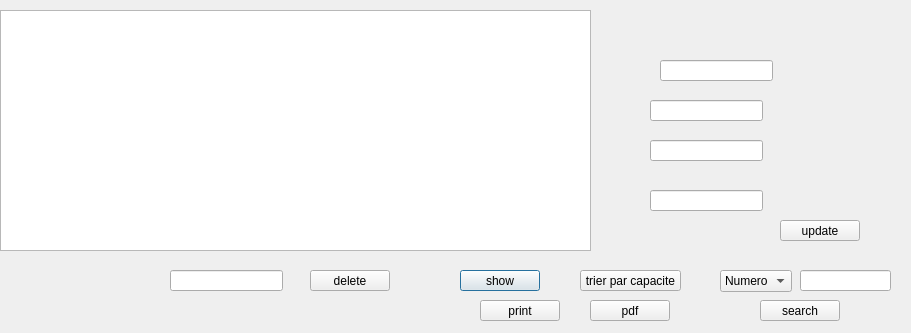
<?xml version="1.0" encoding="UTF-8"?>
<ui version="4.0">
 <class>SecDialog</class>
 <widget class="QDialog" name="SecDialog">
  <property name="geometry">
   <rect>
    <x>0</x>
    <y>0</y>
    <width>911</width>
    <height>333</height>
   </rect>
  </property>
  <property name="windowTitle">
   <string>Dialog</string>
  </property>
  <widget class="QTableView" name="tableView">
   <property name="geometry">
    <rect>
     <x>0</x>
     <y>10</y>
     <width>591</width>
     <height>241</height>
    </rect>
   </property>
   <property name="autoFillBackground">
    <bool>false</bool>
   </property>
   <property name="sizeAdjustPolicy">
    <enum>QAbstractScrollArea::AdjustToContents</enum>
   </property>
  </widget>
  <widget class="QPushButton" name="pushButton">
   <property name="geometry">
    <rect>
     <x>460</x>
     <y>270</y>
     <width>80</width>
     <height>21</height>
    </rect>
   </property>
   <property name="text">
    <string>show</string>
   </property>
  </widget>
  <widget class="QPushButton" name="delete_2">
   <property name="geometry">
    <rect>
     <x>310</x>
     <y>270</y>
     <width>80</width>
     <height>21</height>
    </rect>
   </property>
   <property name="text">
    <string>delete</string>
   </property>
  </widget>
  <widget class="QLineEdit" name="search">
   <property name="geometry">
    <rect>
     <x>170</x>
     <y>270</y>
     <width>113</width>
     <height>21</height>
    </rect>
   </property>
  </widget>
  <widget class="QPushButton" name="update">
   <property name="geometry">
    <rect>
     <x>780</x>
     <y>220</y>
     <width>80</width>
     <height>21</height>
    </rect>
   </property>
   <property name="text">
    <string>update</string>
   </property>
  </widget>
  <widget class="QLineEdit" name="lineEdit">
   <property name="geometry">
    <rect>
     <x>660</x>
     <y>60</y>
     <width>113</width>
     <height>21</height>
    </rect>
   </property>
  </widget>
  <widget class="QLineEdit" name="lineEdit_2">
   <property name="geometry">
    <rect>
     <x>650</x>
     <y>100</y>
     <width>113</width>
     <height>21</height>
    </rect>
   </property>
  </widget>
  <widget class="QLineEdit" name="lineEdit_3">
   <property name="geometry">
    <rect>
     <x>650</x>
     <y>140</y>
     <width>113</width>
     <height>21</height>
    </rect>
   </property>
  </widget>
  <widget class="QLineEdit" name="lineEdit_4">
   <property name="geometry">
    <rect>
     <x>650</x>
     <y>190</y>
     <width>113</width>
     <height>21</height>
    </rect>
   </property>
  </widget>
  <widget class="QPushButton" name="tri">
   <property name="geometry">
    <rect>
     <x>580</x>
     <y>270</y>
     <width>101</width>
     <height>21</height>
    </rect>
   </property>
   <property name="text">
    <string>trier par capacite</string>
   </property>
  </widget>
  <widget class="QComboBox" name="comboBox">
   <property name="geometry">
    <rect>
     <x>720</x>
     <y>270</y>
     <width>72</width>
     <height>22</height>
    </rect>
   </property>
   <item>
    <property name="text">
     <string>Numero</string>
    </property>
   </item>
   <item>
    <property name="text">
     <string>etat</string>
    </property>
   </item>
   <item>
    <property name="text">
     <string>type</string>
    </property>
   </item>
  </widget>
  <widget class="QLineEdit" name="combo">
   <property name="geometry">
    <rect>
     <x>800</x>
     <y>270</y>
     <width>91</width>
     <height>21</height>
    </rect>
   </property>
  </widget>
  <widget class="QPushButton" name="Csearch">
   <property name="geometry">
    <rect>
     <x>760</x>
     <y>300</y>
     <width>80</width>
     <height>21</height>
    </rect>
   </property>
   <property name="text">
    <string>search</string>
   </property>
  </widget>
  <widget class="QPushButton" name="pdf">
   <property name="geometry">
    <rect>
     <x>590</x>
     <y>300</y>
     <width>80</width>
     <height>21</height>
    </rect>
   </property>
   <property name="text">
    <string>pdf</string>
   </property>
  </widget>
  <widget class="QPushButton" name="print">
   <property name="geometry">
    <rect>
     <x>480</x>
     <y>300</y>
     <width>80</width>
     <height>21</height>
    </rect>
   </property>
   <property name="text">
    <string>print</string>
   </property>
  </widget>
 </widget>
 <resources/>
 <connections/>
</ui>
